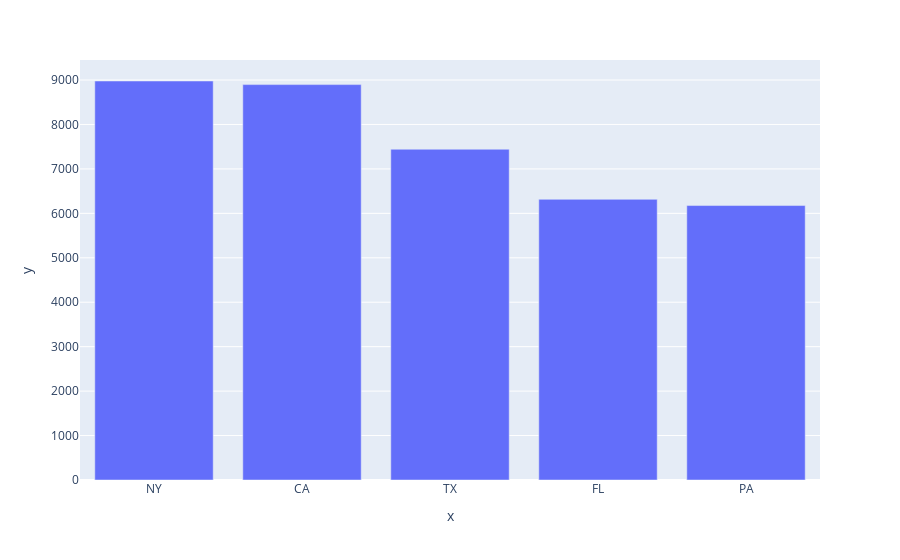

Notebook source saved alongside this figure:
### Code cell
#Plotly, Reset index first to convert State into column, Need to replace labels
#https://plotly.com/python/bar-charts/
fig = px.bar(x=height.reset_index()['Rndrng_Prvdr_State_Abrvtn'], y=height.reset_index()['Average Medicare Payment Amount'])
fig.show()

### Figure 1 — Plotly figure (JSON) as saved in the notebook; plotly's stock layout.template omitted (floating-point values rounded to 4 significant figures)
{"data": [{"alignmentgroup": "True", "hovertemplate": "x=%{x}<br>y=%{y}<extra></extra>", "legendgroup": "", "marker": {"color": "#636efa", "pattern": {"shape": ""}}, "name": "", "offsetgroup": "", "orientation": "v", "showlegend": false, "textposition": "auto", "type": "bar", "x": ["NY", "CA", "TX", "FL", "PA"], "xaxis": "x", "y": [8978.0, 8897.0, 7442.0, 6315.0, 6175.0], "yaxis": "y"}], "layout": {"barmode": "relative", "legend": {"tracegroupgap": 0}, "margin": {"t": 60}, "xaxis": {"anchor": "y", "domain": [0, 1], "title": {"text": "x"}}, "yaxis": {"anchor": "x", "domain": [0, 1], "title": {"text": "y"}}}}
